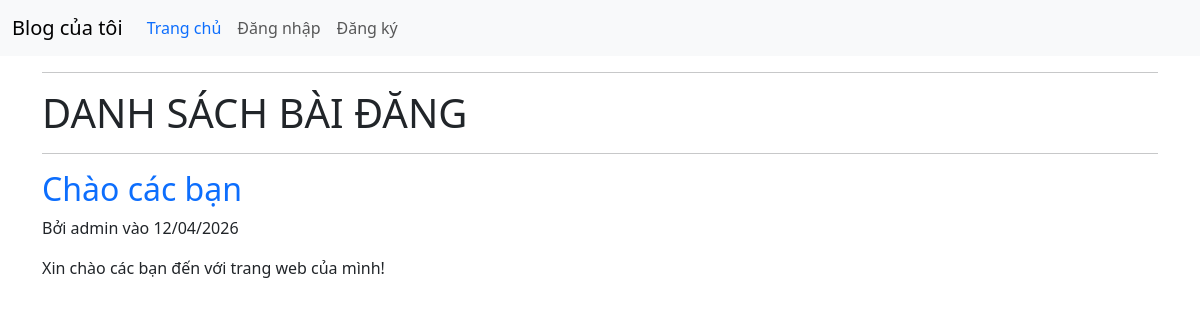
The page /blog/ on the database as committed earlier.
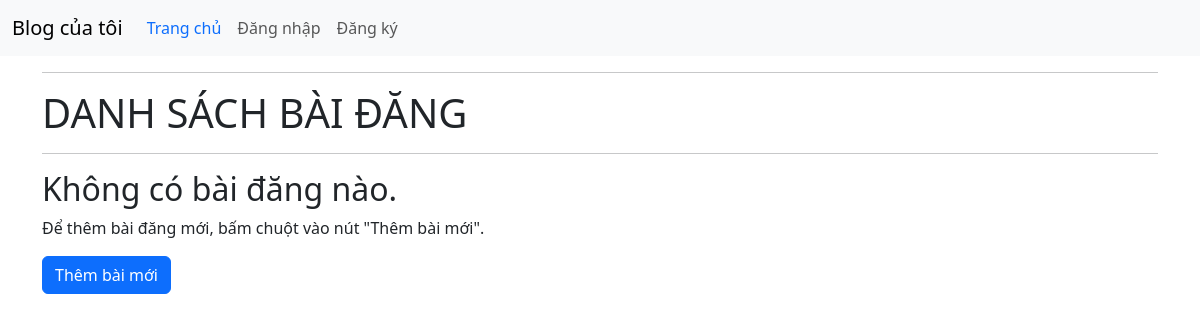
The same page on the database as committed later.
### blog/models.py (models this page shows, shortened)
class Post(models.Model):
    title = models.CharField(max_length=200)
    content = models.TextField()
    created_at = models.DateTimeField(auto_now_add=True)
    updated_at = models.DateTimeField(auto_now=True)
    author = models.ForeignKey(User, on_delete=models.CASCADE, default=1)

### blog/views.py (the view)
# urls.py: path("",PostListView.as_view(),name="post_list"),
class PostListView(ListView):
    model = Post
    template_name = "post_list.html"
    context_object_name = "posts"
    ordering = ["-created_at"]

### blog/templates/post_list.html
{% extends "base.html" %}
{% block content %}
    <hr>
    <h1 class="text-uppercase">Danh sách bài đăng</h1>
    <hr>
    {% for post in posts %}
    <article>
        <h2><a href="{% url 'post-detail' post.pk %}" class="text-primary text-decoration-none">{{ post.title }}</a></h2>
        <p>Bởi {{ post.author.username }} vào {{ post.created_at|date:"d/m/Y" }}</p>
        <p>{{ post.content|truncatewords:30 }}</p>
    </article>
    {% empty %}
        <h2>Không có bài đăng nào.</h2>
        <p>Để thêm bài đăng mới, bấm chuột vào nút "Thêm bài mới".</p>
        <a href="{% url 'post-create' %}" title="Thêm bài mới" class="btn btn-primary">Thêm bài mới</a>
    {% endfor %}
{% endblock %}

Rows that differ between the two databases and show on the page:
removed Post: title "Chào các bạn", author.username "admin", created_at "12/04/2026", content "Xin chào các bạn đến với trang web của mình!"
Other text that changed with them:
text now shown: "Không có bài đăng nào. Để thêm bài đăng mới, bấm chuột vào nút \"Thêm bài mới\". Thêm bài mới"
